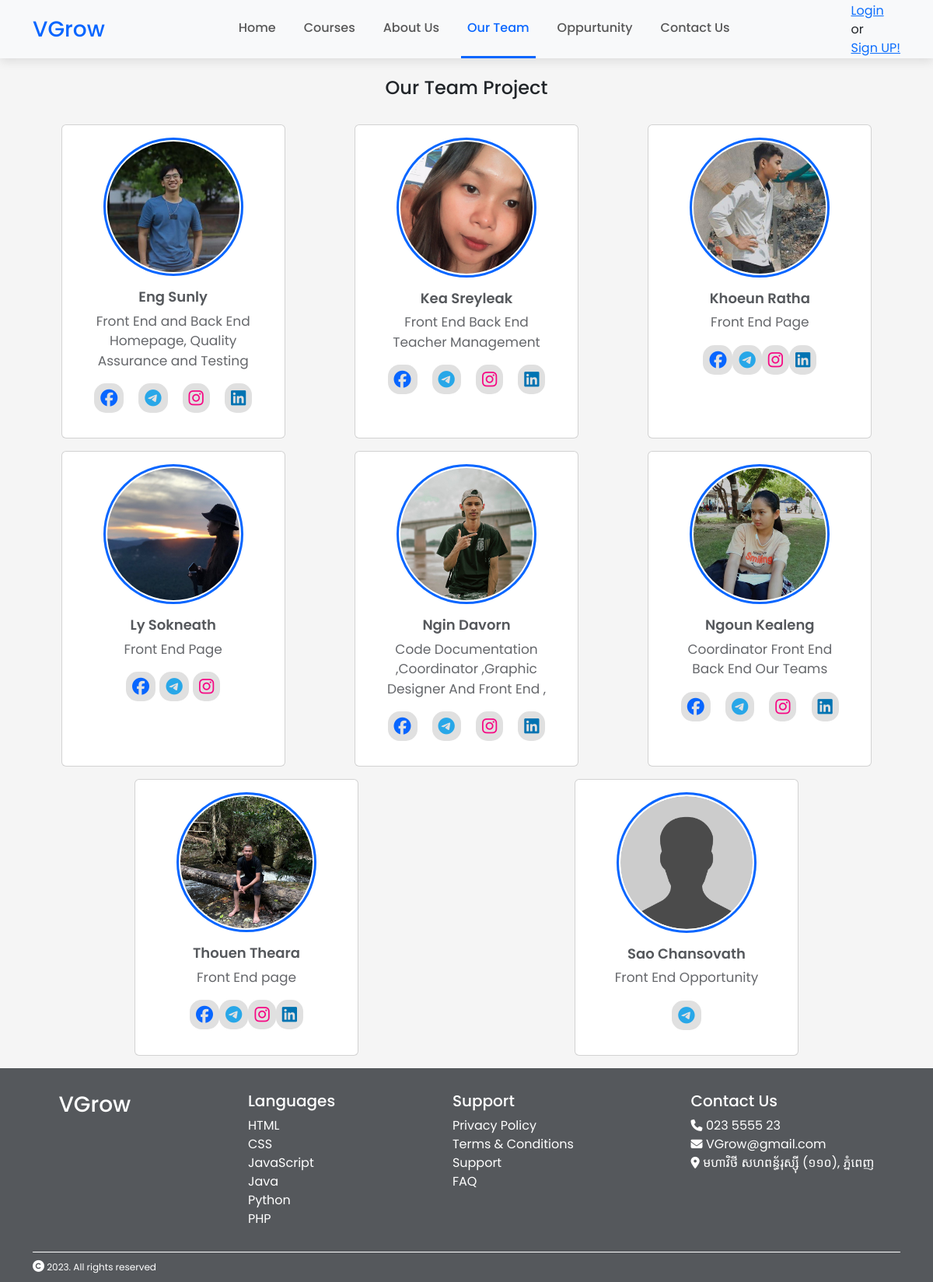
/ourTeam.php, run on the app's committed database.
### tables this page shows
CREATE TABLE `social_media` (
  `Id` int(11) NOT NULL,
  `DeveloperID` int(11) DEFAULT NULL,
  `PlatformId` int(11) DEFAULT NULL,
  `Url` varchar(255) DEFAULT NULL
);

CREATE TABLE `developer` (
  `ID` int(11) NOT NULL,
  `Name` varchar(100) NOT NULL,
  `ImagePath` varchar(255) DEFAULT NULL,
  `Description` varchar(255) DEFAULT NULL
);

### ourTeam.php (the view, shortened to what this page needs)
<!DOCTYPE html>
<html lang="en">
<head>
  <link href="https://cdn.jsdelivr.net/npm/bootstrap@5.3.2/dist/css/bootstrap.min.css" rel="stylesheet" />
  <link rel="stylesheet" href="style.css" />
</head>
<body>
  <header>
    <nav class="navbar navbar-expand-lg navbar-light bg-light p-0">
      <div class="container">
        <a class="navbar-brand" href="index.php">VGrow</a>
        <div class="collapse navbar-collapse" id="navbarSupportedContent">
          <ul class="navbar-nav m-auto mb-3 mb-lg-0">
            <li class="nav-item">
              <a class="nav-link py-4" href="index.php">Home</a>
            </li>
            <li class="nav-item">
              <a class="nav-link py-4" href="course.php">Courses</a>
            </li>
            <li class="nav-item">
              <a class="nav-link py-4" href="aboutUs.php">About Us</a>
            </li>
            <li class="nav-item">
              <a class="nav-link py-4" href="ourTeam.php" style="color: #0866ff; border-bottom: 3px solid #0866ff">Our Team</a>
            </li>
            <li class="nav-item">
              <a class="nav-link py-4" href="Oppurtunity.php">Oppurtunity</a>
            </li>
            <li class="nav-item">
              <a class="nav-link py-4" href="contactUs.php">Contact Us</a>
            </li>
          </ul>
          <div>
            <?php
            if (isset($_SESSION['username'])) {
              echo "Welcome, " . $_SESSION['username'];
              echo " ";
              $userId = $_SESSION['userId'];
              echo "<br>";
              $isAdmin = $_SESSION['isAdmin'];
              if ($isAdmin == true) {
                echo "<a href='admin\admin.php'>Admin Page";
                echo "<a/>";
              }
            ?>
              <a href="logout.php">Logout</a>
              <form action="cart.php" method="POST">
                <input type="hidden" name="userId" value="<?php echo $userId; ?>">
                <button type="submit">My Cart</button>
              </form>
            <?php
            } else {
            ?>
              <a href="login.html">Login</a>
              <div>or</div>
              <a href="createUserForm.html">Sign UP!</a>
            <?php
            }
            ?>
          </div>
        </div>
      </div>
    </nav>
  </header>
  <main>
    <h4 class="text-center pt-4 pb-2">Our Team Project</h4>
    <div class="container">
      <div class="row g-3 py-3">
        <?php
        require_once("connection.php");
        $sql = "SELECT d.Name, d.ImagePath, d.Description, p.PlatformName, sm.Url
        FROM developer d
        LEFT JOIN social_media sm ON d.Id = sm.DeveloperID
        LEFT JOIN platform p ON sm.PlatformId = p.Id";
        $result = $conn->query($sql);
        $developers = [];
        if ($result->num_rows > 0) {
          while ($row = $result->fetch_assoc()) {
            if (!isset($developers[$row['Name']])) {
              $developers[$row['Name']] = [
                'Name' => $row['Name'],
                'ImagePath' => $row['ImagePath'],
                'Description' => $row['Description'],
                'SocialMedia' => []
              ];
            }
            if (!empty($row['PlatformName']) && !empty($row['Url'])) {
              $developers[$row['Name']]['SocialMedia'][$row['PlatformName']] = $row['Url'];
            }
          }
        }
        $source_dir = "sources/";
        foreach ($developers as $developer) {
          $image_url = $source_dir . $developer['ImagePath'];
          echo '<div class="col">
            <div class="card d-flex justify-content-center align-items-center p-3" style="width: 18rem">
              <div class="team-card-pf">
                <img src="' . $image_url . '" class="card-img-top" alt="..." />
              </div>
              <div class="card-body team-card-body text-center">
                <h5 class="card-title">' . $developer['Name'] . '</h5>
                <p class="card-text">' . $developer['Description'] . '</p>
                <div class="d-flex justify-content-around">';
          foreach ($developer['SocialMedia'] as $platform => $url) {
            $iconColor = '';
            switch ($platform) {
              case 'facebook':
                $iconColor = '#0866ff';
                break;
              case 'telegram':
                $iconColor = '#28a7e8';
                break;
              case 'instagram':
                $iconColor = '#f60683';
                break;
              case 'linkedin':
                $iconColor = '#0073b2';
                break;
            }
            echo '<a target="_blank" href="' . $url . '">
                <i class="fa-brands fa-' . $platform . '" style="color: ' . $iconColor . '"></i>
              </a>';
          }
          echo '    </div>
              </div>
            </div>
          </div>';
        }
        ?>
      </div>
    </div>
  </main>
  <footer>
    <div class="r5">
      <div class="r5-r1">
        <div class="r5-r1-c1">
          <h6 class="text-white">VGrow</h6>
        </div>
        <div class="r5-r1-c2">
          <h5>Languages</h5>
          <a href="#" class="nav-link">HTML</a>
          <a href="#" class="nav-link">CSS</a>
          <a href="#" class="nav-link">JavaScript</a>
          <a href="#" class="nav-link">Java</a>
          <a href="#" class="nav-link">Python</a>
          <a href="#" class="nav-link">PHP</a>
        </div>
        <div class="r5-r1-c3">
          <h5>Support</h5>
          <a href="#" class="nav-link">Privacy Policy</a>
          <a href="#" class="nav-link">Terms & Conditions</a>
          <a href="#" class="nav-link">Support</a>
          <a href="#" class="nav-link">FAQ</a>
        </div>
        <div class="r5-r1-c4">
          <h5>Contact Us</h5>
          <a href="#" class="nav-link"><i class="fa-solid fa-phone"></i> 023 5555 23</a>
          <a href="#" class="nav-link"><i class="fa-solid fa-envelope"></i> VGrow@gmail.com</a>
          <a href="https://www.google.com/maps/place/%E1%9E%9F%E1%9E%B6%E1%9E%80%E1%9E%9B%E1%9E%9C%E1%9E%B7%E1%9E%91%E1%9F%92%E1%9E%99%E1%9E%B6%E1%9E%9B%E1%9F%90%E1%9E%99%E1%9E%97%E1%9E%BC%E1%9E%98%E1%9E%B7%E1%9E%93%E1%9F%92%E1%9E%91%E1%9E%97%E1%9F%92%E1%9E%93%E1%9F%86%E1%9E%96%E1%9F%81%E1%9E%89/@11.5787015,104.8812305,15z/data=!4m10!1m2!2m1!1srupp!3m6!1s0x3109519fe4077d69:0x20138e822e434660!8m2!3d11.5682919!4d104.89069!15sCgRydXBwkgEKdW5pdmVyc2l0eeABAA!16s%2Fm%2F0278m39?entry=ttu" target="_blank" class="nav-link"><i class="fa-solid fa-location-dot"></i> មហាវិថី សហពន្ធ័រុស្ស៊ី
            (១១០), ភ្នំពេញ</a>
        </div>
      </div>
      <div class="r5-r2">
        <div class="container">
          <p>
            <i class="fa-solid fa-copyright"></i> 2023. All rights reserved
          </p>
        </div>
      </div>
    </div>
  </footer>
</body>
</html>

### style.css (style rules this page uses)
body { background-color: #f5f5f5; margin: 0; padding: 0; font-family: 'Poppins', sans-serif; }
header { width: 100%; position: sticky; z-index: 1; top: 0; transition: top 0.3s; box-shadow: rgba(0, 0, 0, 0.1) 0px 4px 12px; }
.navbar-brand { font-size: 28px; font-weight: 500; color: #0866FF; }
li { font-size: 16px; font-weight: 500; padding: 0 10px; }
.card-title { color: #55585C; font-size: 18px; font-weight: 600; }
.card-text { font-size: 17px; color: #65676B; }
i { color: #E0900C; font-size: 15px; }
main .col { display: flex; justify-content: center; }
footer { background-color: #55585C; color: #fff; }
.r5 i { color: #fff; }
.r5-r1 { display: flex; justify-content: space-around; flex-wrap: wrap; padding: 30px 0; }
.r5-r1-c1 h6 { font-size: 28px; }
.r5-r2 p { border-top: 1px solid #fff; padding: 10px 0; margin: 0; font-size: 12px; }
.team-card-pf { width: 180px; display: flex; }
.team-card-pf img { width: 100%; border-radius: 50%; padding:2px; border: 3px solid #0866FF; }
.team-card-body i { font-size: 22px; background-color: #e0e0e0; padding: 8px; border-radius: 15px; }

### data on the page
social_media: DeveloperID.ImagePath (placeholder picture), DeveloperID.Name "Sao Chansovath", DeveloperID.Description "Front End Opportunity"

### other printed values
$developer['Name'] "Eng Sunly"
$developer['Description'] "Front End and Back End Homepage, Quality Assurance and Testing"
$developer['Name'] "Kea Sreyleak"
$developer['Description'] "Front End Back End Teacher Management"
$developer['Name'] "Khoeun Ratha"
$developer['Description'] "Front End Page"
$developer['Name'] "Ly Sokneath"
$developer['Name'] "Ngin Davorn"
$developer['Description'] "Code Documentation ,Coordinator ,Graphic Designer And Front End ,"
$developer['Name'] "Ngoun Kealeng"
$developer['Description'] "Coordinator Front End Back End Our Teams"
$developer['Name'] "Thouen Theara"
$developer['Description'] "Front End page"
